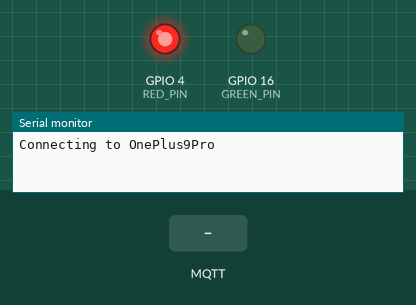
Recording of a sketch running on a simulated ESP32. Shown: output pins drawn as LEDs (lit = HIGH), the last lines printed to the serial monitor. The inputs (shaded band) are chosen by the test bench. WiFi joins after 1.5 s; servers stay silent unless stated; random numbers use the default seed unless the sketch sets one; no MQTT or app messages arrive unless stated.

Above: at 0.1 s.
At 2.3 s:
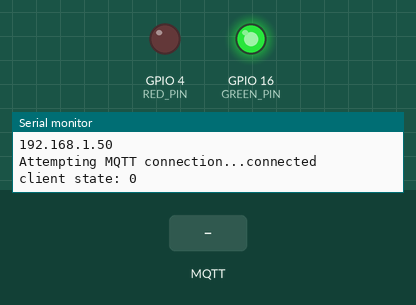
2.4 s: MQTT message "0" arrives on the first subscribed topic
Timing chart, 0 to 5.4 s (numbered marks = the images above; inputs shaded):
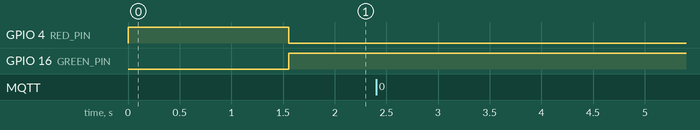

The sketch:

temperature-monitoring-subsystem.ino
```cpp
#include <Arduino.h>
#include <WiFi.h>
#include <PubSubClient.h>
#include "Led.h"
#include "TemperatureSensor.h"
#define GREEN_PIN 16
#define RED_PIN 4
#define TEMPERATURE_PIN 34
/*WiFi credentials */
const char* wifiName = "OnePlus9Pro";
const char* wifiPassword = "passwordiot";
const char* mqtt_server = "test.mosquitto.org";
const int mqttPort = 1883;
const char* temperatureTopic = "assignment03-temperature";
const char* frequencyTopic = "assignment03-frequency";
float frequency = 0.0001;
WiFiClient espClient;
PubSubClient client(espClient);

enum {CONNECTED, DOWN} networkState;

Light* redLed;
Light* greenLed;
TemperatureDevice* temp;

void setup_wifi(){
  Serial.println(String("Connecting to ") + wifiName);
  WiFi.mode(WIFI_STA);
  WiFi.begin(wifiName,wifiPassword);
  while (WiFi.status() != WL_CONNECTED) {
    delay(500);
    Serial.print(".");
  }
  Serial.println("");
  Serial.println("WiFi connected");
  Serial.println("IP address: ");
  Serial.println(WiFi.localIP());
}

void callback(char* topic, byte* payload, unsigned int length) {
  Serial.println(String("Message arrived on [") + topic + "] len: " + length );

  if(strcmp(topic, temperatureTopic) == 0){

  } else if(strcmp(topic, frequencyTopic) == 0){
    String message = "";
    for(int i = 0; i < length ; i++){
      message += (char)payload[i];
    }
    frequency = message.toFloat();
  }
}

void reconnect() {

  // Loop until we're reconnected

  while (!client.connected()) {
    Serial.print("Attempting MQTT connection...");


    // Create a random client ID
    String clientId = String("assignment03-client-")+String(random(0xffff), HEX);

    // Attempt to connect
    if (client.connect(clientId.c_str())) {
      Serial.println("connected");
      client.subscribe(frequencyTopic);
      Serial.print("client state: ");
      Serial.println(client.state());
    } else {
      Serial.print("failed, rc=");
      Serial.print(client.state());
      Serial.println(" try again in 5 seconds");
      // Wait 5 seconds before retrying
      delay(5000);
    }
  }
}

void setup() {
  redLed = new Led(RED_PIN);
  greenLed = new Led(GREEN_PIN);
  networkState = DOWN;
  greenLed->switchOff();
  redLed->switchOn();
  temp= new TemperatureSensor(TEMPERATURE_PIN);
  Serial.begin(115200);
  client.setServer(mqtt_server,mqttPort);
  client.setCallback(callback);
}

void loop() {
  client.loop();
  //Serial.println("Frequenza: " +  String(frequency, 6));
  switch (networkState)
  {
    case DOWN:
    {
      //Serial.println("Down");
      setup_wifi();
      if(WiFi.status() == WL_CONNECTED){
        reconnect();
        redLed->switchOff();
        greenLed->switchOn();
        networkState = CONNECTED;
      }

      break;
    }

    case CONNECTED:
    {

      if(WiFi.status() != WL_CONNECTED || !client.connected()){
        greenLed->switchOff();
        redLed->switchOn();
        networkState = DOWN;
      } else {
        float temperature = temp->getTemperature();
        String msg = String(temperature);
        //Serial.println(msg);
        client.publish(temperatureTopic, msg.c_str());
        float timeStop = millis() +  (1 / frequency);
        while(millis() <= timeStop && WiFi.status() == WL_CONNECTED && client.connected()) {
          client.loop();
        }

      }
      break;
    }
  }
}
```

Led.cpp
```cpp
#include "Led.h"
#include "Arduino.h"

Led::Led(int pin){
  this->pin = pin;
  pinMode(pin,OUTPUT);
}

void Led::switchOn(){
  digitalWrite(pin,HIGH);
}

void Led::switchOff(){
  digitalWrite(pin,LOW);
};
```

Led.h
```cpp
#ifndef __LED__
#define __LED__

#include "Light.h"

class Led: public Light {
public:
  Led(int pin);
  void switchOn();
  void switchOff();
private:
  int pin;
};

#endif
```

Light.h
```cpp
#ifndef __LIGHT__
#define __LIGHT__

class Light {
public:
  virtual void switchOn() = 0;
  virtual void switchOff() = 0;
};

#endif
```

TemperatureDevice.h
```cpp
#ifndef __TEMPERATUREDEVICE__
#define __TEMPERATUREDEVICE__

class TemperatureDevice {
public:
  virtual float getTemperature() = 0;
};

#endif
```

TemperatureSensor.cpp
```cpp
#include "TemperatureSensor.h"
#include "Arduino.h"

TemperatureSensor::TemperatureSensor(int pin){
  this->pin = pin;
  pinMode(pin, INPUT);
}

float TemperatureSensor::getTemperature(){
    int valueRead = analogRead(this->pin);
    float voltage = valueRead * (3.3 / 4095.0);
    float celsius = (voltage - 0.5) * 100;
    return celsius;
}
```

TemperatureSensor.h
```cpp
#ifndef __TEMPERATURESENSOR__
#define __TEMPERATURESENSOR__

#include "TemperatureDevice.h"

class TemperatureSensor: public TemperatureDevice {
public:
  TemperatureSensor(int pin);
  float getTemperature();
private:
  int pin;
};

#endif
```
